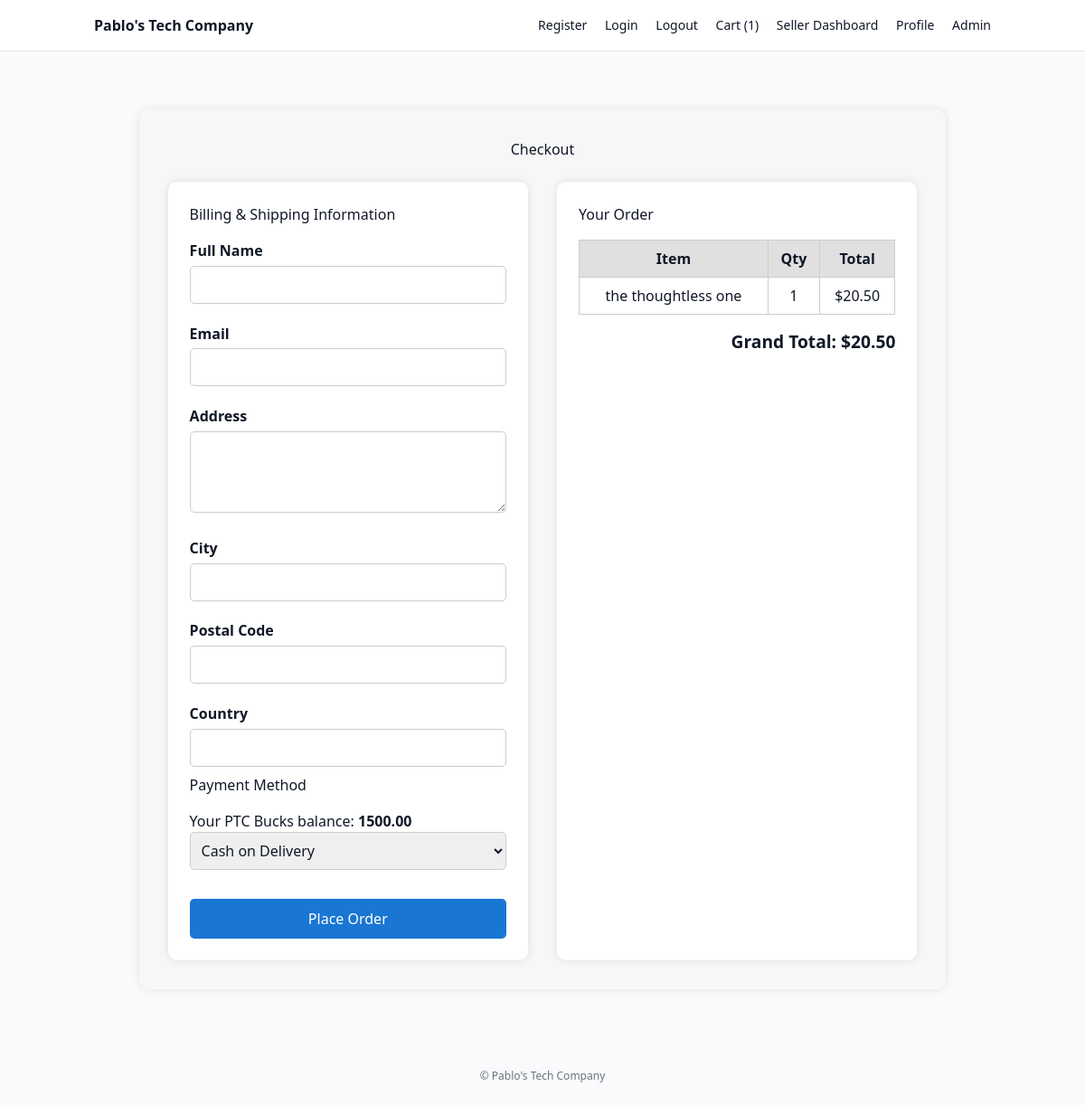
The page /checkout/ (signed in) on the database its author committed.
### core/models.py (models this page shows, shortened)
class PTCCurrency(models.Model):
    user = models.OneToOneField(settings.AUTH_USER_MODEL, on_delete=models.CASCADE)
    balance = models.DecimalField(max_digits=12, decimal_places=2, default=0.00)

class CartOrderItems(models.Model):
    order = models.ForeignKey(CartOrder, on_delete=models.CASCADE)
    invoice_no = models.CharField(max_length=100)
    product_status = models.CharField(max_length=200)
    item = models.CharField(max_length=200)
    image = models.CharField(max_length=200)
    qty = models.IntegerField(default=0)
    price = models.DecimalField(max_digits=10, decimal_places=2, default=0.00)
    total = models.DecimalField(max_digits=10, decimal_places=2, default=0.00)
    class Meta:
        verbose_name_plural = "Cart Order Items"

### core/views.py (the view, shortened to what this page needs)
# urls.py: path('checkout/', views.checkout_view, name='checkout'),
def checkout_view(request):
    wallet, _ = PTCCurrency.objects.get_or_create(user=request.user)
    order, _ = CartOrder.objects.get_or_create(user=request.user, paid_status=False)
    items = CartOrderItems.objects.filter(order=order)
    total_price = sum(i.total for i in items)
    if not items:
        messages.info(request, "Your cart is empty.")
        return redirect('core:cart')
    context = {
        "items": items,
        "total_price": total_price,
        "wallet_balance": wallet.balance,
    }
    return render(request, "core/checkout.html", context)

### core/context_processors.py (called while the page is built)
def cart_count(request):
    if request.user.is_authenticated:
        order, created = CartOrder.objects.get_or_create(user=request.user, paid_status=False)
        total_qty = CartOrderItems.objects.filter(order=order).aggregate(total_qty=Sum('qty'))['total_qty'] or 0
        return {'cart_count': total_qty}
    return {'cart_count': 0}

### templates/core/checkout.html (shortened to what this page needs)
{% extends "core/base.html" %}
{% load static %}
{% block content %}
<div class="checkout-container">
    <h2>Checkout</h2>
    {% if items %}
    <div class="checkout-content">
        <div class="checkout-form">
            <h3>Billing & Shipping Information</h3>
            <form method="POST" action="{% url 'core:checkout' %}">
                <label for="full_name">Full Name</label>
                <input type="text" id="full_name" name="full_name" required>
                <label for="email">Email</label>
                <input type="email" id="email" name="email" required>
                <label for="address">Address</label>
                <textarea id="address" name="address" rows="3" required></textarea>
                <label for="city">City</label>
                <input type="text" id="city" name="city" required>
                <label for="postcode">Postal Code</label>
                <input type="text" id="postcode" name="postcode" required>
                <label for="country">Country</label>
                <input type="text" id="country" name="country" required>
                <h3>Payment Method</h3>
                <p>Your PTC Bucks balance: <strong>{{ wallet_balance }}</strong></p>
                <select name="payment_method" id="payment_method" required onchange="updatePTCBalance()">
                    <option value="cod">Cash on Delivery</option>
                </select>
                <button type="submit" class="checkout-btn">Place Order</button>
            </form>
        </div>
        <div class="checkout-summary">
            <h3>Your Order</h3>
            <table class="summary-table">
                <thead>
                    <tr>
                        <th>Item</th>
                        <th>Qty</th>
                        <th>Total</th>
                    </tr>
                </thead>
                <tbody>
                    {% for item in items %}
                    <tr>
                        <td>{{ item.item }}</td>
                        <td>{{ item.qty }}</td>
                        <td>${{ item.total }}</td>
                    </tr>
                    {% endfor %}
                </tbody>
            </table>
            <div class="summary-total">
                <strong>Grand Total:</strong> $<span id="grand_total">{{ total_price }}</span>
            </div>
        </div>
    </div>
    {% else %}
    <p>Your cart is empty. Please add items to checkout.</p>
    {% endif %}
</div>
{% endblock %}

### core/static/css/styles.css (style rules this page uses)
table { width: 100%; border-collapse: collapse; margin-bottom: 20px; }
th, td { padding: 10px; text-align: left; border-bottom: 1px solid #ddd; }
th { background-color: #f4f4f4; }
button { padding: 5px 10px; margin: 0 2px; border: none; border-radius: 4px; cursor: pointer; color: #fff; }
h3 { font-size: 1.2rem; font-weight: bold; }

### templates/core/checkout.html (style rules this page uses)
.checkout-container { width: 90%; max-width: 1100px; margin: 2rem auto; padding: 2rem; background: #f7f7f7; border-radius: 10px; box-shadow: 0 0 10px rgba(0,0,0,0.1); }
.checkout-container h2 { text-align: center; margin-bottom: 1.5rem; }
.checkout-content { display: flex; gap: 2rem; flex-wrap: wrap; }
.checkout-form { flex: 1; min-width: 300px; background: #ffffff; padding: 1.5rem; border-radius: 10px; box-shadow: 0 0 8px rgba(0,0,0,0.1); }
.checkout-form h3 { margin-bottom: 1rem; }
.checkout-form label { display: block; margin-top: 0.8rem; margin-bottom: 0.3rem; font-weight: bold; }
.checkout-form input, .checkout-form textarea, .checkout-form select { width: 100%; padding: 0.5rem; border-radius: 5px; border: 1px solid #ccc; margin-bottom: 0.5rem; }
.checkout-btn { background-color: #1976d2; color: white; padding: 10px 15px; border: none; border-radius: 5px; cursor: pointer; width: 100%; font-size: 1rem; margin-top: 1rem; }
.checkout-summary { flex: 1; min-width: 250px; background: #ffffff; padding: 1.5rem; border-radius: 10px; box-shadow: 0 0 8px rgba(0,0,0,0.1); }
.checkout-summary h3 { margin-bottom: 1rem; }
.summary-table { width: 100%; border-collapse: collapse; margin-bottom: 1rem; }
.summary-table th, .summary-table td { border: 1px solid #ccc; padding: 0.5rem; text-align: center; }
.summary-table th { background: #e0e0e0; }
.summary-total { text-align: right; font-weight: bold; font-size: 1.2rem; }

### rows shown on the page
PTCCurrency: balance "1500.00"
CartOrderItems: item "the thoughtless one", qty "1", total "20.50"

### other values the page prints
{{ cart_count }} "1"
{{ total_price }} "20.50"
